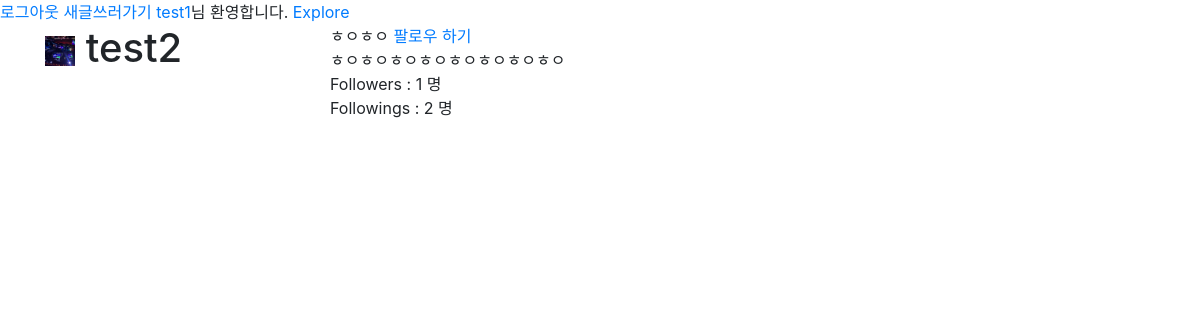
The app's page /accounts/people/test2/ (signed in) with its own data.
### accounts/models.py (models this page shows)
class User(AbstractUser):
    followers = models.ManyToManyField(settings.AUTH_USER_MODEL, related_name='followings')

class Profile(models.Model):
    user = models.OneToOneField(settings.AUTH_USER_MODEL, on_delete=models.CASCADE)
    nickname = models.CharField(max_length=40, blank=True)
    introduction = models.TextField(blank=True)
    image = ProcessedImageField(
        blank = True,
        upload_to = 'profile/image',
        processors = [ResizeToFill(300,300)],
        format = 'JPEG',
        options = {'quality': 90},
    )

### accounts/views.py (the view)
# urls.py: path('people/<str:username>/', views.people, name="people"),
def people(request, username):
    people = get_object_or_404(get_user_model(), username=username)
    return render(request, 'accounts/people.htm', {'people':people})

### accounts/templates/accounts/people.htm (shortened to what this page needs)
{% extends 'base.htm' %}
{% load bootstrap4 %}
{% block container %}
<div class="container">
    <div class="row">
        <div class="col-3">
            <h1>
            {% if people.profile.image %}
            <img src="{{ people.profile.image.url}}" width="30"></img>
            {% endif %}
            {{ people.username }}
            </h1>
        </div>
        <div class="col-9">
            <div>
                {{ people.profile.nickname }}
                {% if user != people %}
                    {% if user in people.followers.all %}
                    <a href="{% url 'accounts:follow' people.id %}">언팔로우 하기</a>
                    {% else %}
                    <a href="{% url 'accounts:follow' people.id %}">팔로우 하기</a>
                    {% endif %}
                {% endif %}
            </div>
            <div>
                {{ people.profile.introduction }} <br>
                Followers : {{ people.followers.count }} 명 <br>
                Followings : {{ people.followings.count }} 명
            </div>
        </div>
    </div>
</div>
{% endblock %}

### insta/templates/base.htm (shortened to what this page needs)
<!DOCTYPE html>
<html lang="en">
<head>
    <link rel="stylesheet" href="https://stackpath.bootstrapcdn.com/bootstrap/4.3.1/css/bootstrap.min.css">
    <link rel="stylesheet" href="https://use.fontawesome.com/releases/v5.8.1/css/all.css">
</head>
<body>
    {% if user.is_authenticated %}
    <a href="{% url 'accounts:logout' %}">로그아웃</a>
    <a href="{% url 'posts:create' %}">새글쓰러가기</a>
     <a href="{% url 'accounts:people' user.username %}">{{ user.username}}</a>님 환영합니다.
     {% else %}
    <a href="{% url 'accounts:signup' %}">회원가입</a>
    <a href="{% url 'accounts:login' %}">로그인</a>
    {% endif %}
    <a href="{% url 'posts:explore' %}">Explore</a>
    {% block container %}
    {% endblock %}
</body>
</html>

### records on screen
User: username "test1"
User: profile.image (picture), username "test2", profile.nickname "ㅎㅇㅎㅇ", profile.introduction "ㅎㅇㅎㅇㅎㅇㅎㅇㅎㅇㅎㅇㅎㅇㅎㅇ", followers.count "1", followings.count "2"
